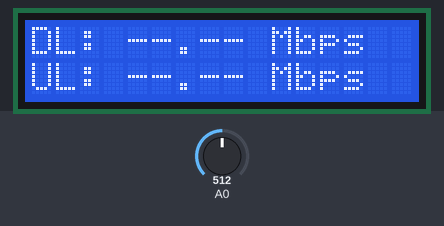
Recording of a sketch running on a simulated Arduino Uno, built with avr-gcc and run on an emulated ATmega328P. Parts: 16×2 character LCD. Inputs (shaded band) come from the test bench; at power-on: A0 = 512.

Above: at 5.0 s.
5.1 s: A0 set to 440
At 5.7 s:
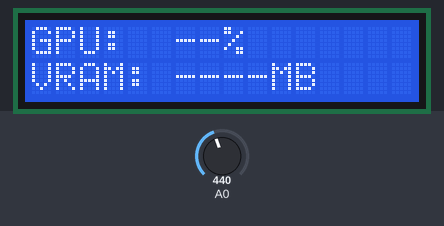
6.7 s: A0 set to 240
At 7.2 s:
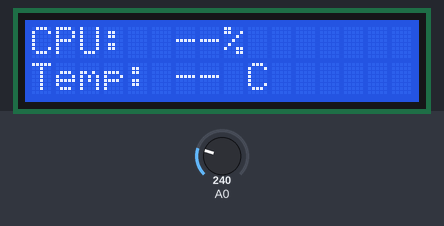
8.3 s: A0 set to 40
At 9.7 s:
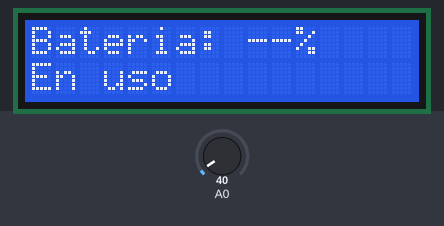
10.0 s: A0 set to 660
At 11.3 s:
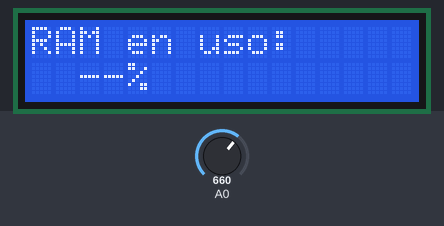
11.6 s: A0 set to 640
At 12.9 s:
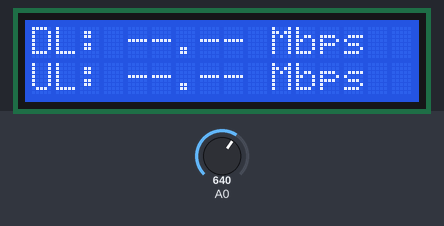
13.2 s: A0 set to 716
At 14.6 s:
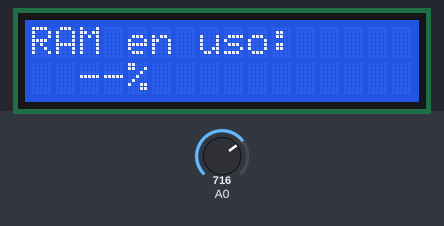
Timing chart, 0 to 15.8 s (numbered marks = the images above; inputs shaded):
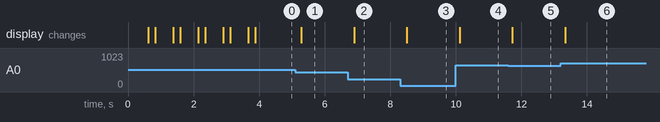

Measured:
- after the input at 5.1 s, the display: changes after 0.19 s (image 1)
- after the input at 6.7 s, the display: changes after 0.19 s (image 2)
- after the input at 8.3 s, the display: changes after 0.20 s (image 3)
- after the input at 10.0 s, the display: changes after 0.11 s (image 4)
- after the input at 11.6 s, the display: changes after 0.12 s (image 5)
- after the input at 13.2 s, the display: changes after 0.13 s (image 6)

The sketch:

monitor_display.ino
```cpp
/*
 * ============================================================
 *  monitor_display.ino
 *  Arduino Uno + LCD Keypad Shield (16x2)
 *  Desarrollado por : JULIO PACHECO
 * ============================================================
 *  Protocolo Serial  : 115200 baud
 *  Trama esperada    : <Hora|Fecha|CPU%|CPUTemp|GPU%|VRAM_MB|Bat%|BatEst|NetDL|NetUL|RAM%>
 *  Ejemplo           : <08:30:45|19/03/2026|23|41|55|4096|98|1|5.2|1.1|61>
 *
 *  Estados / Botones :
 *    IDLE    – reloj + fecha (sin pulsar)
 *    UP      – CPU uso + temperatura
 *    DOWN    – GPU uso + VRAM usada (MB)
 *    RIGHT   – Batería % + estado
 *    LEFT    – Red DL / UL en Mbps
 *    SELECT  – RAM uso %
 * ============================================================
 *  REGLAS DE ESTILO:
 *   · Nunca se usa la clase String de Arduino (fragmentación SRAM)
 *   · Sólo char[], strncpy, strtok, snprintf
 *   · El display sólo se refresca si los datos cambian o hay
 *     cambio de estado → elimina el parpadeo (flickering)
 * ============================================================
 */

#include <LiquidCrystal.h>

// ── Pines LCD Keypad Shield ──────────────────────────────────────────────────
LiquidCrystal lcd(8, 9, 4, 5, 6, 7);

// ── Definición de botones ADC (divisor de voltaje) ───────────────────────────
#define btnRIGHT   0
#define btnUP      1
#define btnDOWN    2
#define btnLEFT    3
#define btnSELECT  4
#define btnNONE    5

// ── Máquina de estados ───────────────────────────────────────────────────────
enum Estado {
    IDLE,
    VISTA_CPU,
    VISTA_GPU,
    VISTA_BAT,
    VISTA_RED,
    VISTA_RAM
};

static Estado estadoActual = IDLE;

// ── Debounce de botones ──────────────────────────────────────────────────────
static const unsigned long DEBOUNCE_MS  = 200UL;
static unsigned long ultimoBoton_ms     = 0UL;
static int  ultimoBotonLeido            = btnNONE;

// ── Buffer Serial ────────────────────────────────────────────────────────────
static const uint8_t BUF_SIZE = 96;
static char rxBuf[BUF_SIZE];
static uint8_t rxIdx = 0;

// ── Campos parseados de la trama ─────────────────────────────────────────────
static char fHora    [9];    // "HH:MM:SS"
static char fFecha   [11];   // "DD/MM/YYYY"
static char fCpuPct  [5];    // "0"-"100"
static char fCpuTemp [5];    // Temperatura CPU en Celsius
static char fGpuPct  [5];    // Uso GPU %
static char fGpuVRAM [8];    // VRAM usada en MB, ej. "4096"
static char fBatPct  [5];
static char fBatEst  [3];    // "1"=cargando, "0"=descarga
static char fNetDL   [8];    // Mbps con decimal, ej "5.23"
static char fNetUL   [8];
static char fRamPct  [5];

// ── Caché del último contenido que se escribió al LCD ────────────────────────
static char lcdCache[2][17];          // 2 filas × 16 chars + '\0'
static Estado ultimoEstado = (Estado)0xFF;   // fuerza primer refresco

// ── Prototipos ────────────────────────────────────────────────────────────────
static int   leerBotones();
static void  procesarSerial();
static bool  parseTrama(char* raw);
static void  actualizarDisplay();
static void  escribirFila(uint8_t fila, const char* texto);
static void  padLinea(char* dest, const char* src, uint8_t ancho);

// =============================================================================
//  SETUP
// =============================================================================
void setup() {
    Serial.begin(115200);
    lcd.begin(16, 2);

    // ── Créditos del creador ──────────────────────────────────────────────────
    for (int i = 0; i < 5; i++) {
        lcd.setCursor(0, 0);
        lcd.print(F("Developed By :  "));
        lcd.setCursor(0, 1);
        lcd.print(F(" JULIO PACHECO  "));
        delay(555);
        lcd.clear();
        delay(200);
    }

    // ── Pantalla de espera ────────────────────────────────────────────────────
    lcd.setCursor(0, 0);
    lcd.print(F("HW Monitor v2.0 "));
    lcd.setCursor(0, 1);
    lcd.print(F("Esperando PC... "));

    // Inicializar caché como espacios en blanco
    memset(lcdCache, ' ', sizeof(lcdCache));
    for (uint8_t r = 0; r < 2; r++) lcdCache[r][16] = '\0';

    // Inicializar campos con guiones
    strncpy(fHora,    "--:--:--",   sizeof(fHora)    - 1);
    strncpy(fFecha,   "--/--/----", sizeof(fFecha)   - 1);
    strncpy(fCpuPct,  "--",        sizeof(fCpuPct)  - 1);
    strncpy(fCpuTemp, "--",        sizeof(fCpuTemp) - 1);
    strncpy(fGpuPct,  "--",        sizeof(fGpuPct)  - 1);
    strncpy(fGpuVRAM, "----",      sizeof(fGpuVRAM) - 1);
    strncpy(fBatPct,  "--",        sizeof(fBatPct)  - 1);
    strncpy(fBatEst,  "-",         sizeof(fBatEst)  - 1);
    strncpy(fNetDL,   "--.--",     sizeof(fNetDL)   - 1);
    strncpy(fNetUL,   "--.--",     sizeof(fNetUL)   - 1);
    strncpy(fRamPct,  "--",        sizeof(fRamPct)  - 1);
}

// =============================================================================
//  LOOP PRINCIPAL — completamente no bloqueante
// =============================================================================
void loop() {
    procesarSerial();    // 1) Leer trama entrante sin bloquear

    // 2) Leer botón con debounce
    unsigned long ahora = millis();
    int boton = leerBotones();

    if (boton != btnNONE && (ahora - ultimoBoton_ms) > DEBOUNCE_MS) {
        ultimoBoton_ms   = ahora;
        ultimoBotonLeido = boton;

        switch (boton) {
            case btnUP:     estadoActual = VISTA_CPU; break;
            case btnDOWN:   estadoActual = VISTA_GPU; break;
            case btnRIGHT:  estadoActual = VISTA_BAT; break;
            case btnLEFT:   estadoActual = VISTA_RED; break;
            case btnSELECT: estadoActual = VISTA_RAM; break;
            default:        estadoActual = IDLE;       break;
        }
    }

    // 3) Actualizar display (sólo si algo cambió)
    actualizarDisplay();
}

// =============================================================================
//  LECTURA DE BOTONES ANALÓGICOS
// =============================================================================
static int leerBotones() {
    int adc = analogRead(0);
    if (adc > 1000) return btnNONE;
    if (adc <  50)  return btnRIGHT;
    if (adc < 250)  return btnUP;
    if (adc < 450)  return btnDOWN;
    if (adc < 650)  return btnLEFT;
    if (adc < 850)  return btnSELECT;
    return btnNONE;
}

// =============================================================================
//  LECTURA SERIAL NO BLOQUEANTE
//  Espera trama con delimitadores '<' y '>'
// =============================================================================
static void procesarSerial() {
    static bool enTrama = false;

    while (Serial.available() > 0) {
        char c = (char)Serial.read();

        if (c == '<') {
            rxIdx   = 0;
            enTrama = true;
            continue;
        }

        if (c == '>') {
            if (enTrama && rxIdx > 0) {
                rxBuf[rxIdx] = '\0';
                parseTrama(rxBuf);
            }
            rxIdx   = 0;
            enTrama = false;
            continue;
        }

        if (enTrama && rxIdx < BUF_SIZE - 1) {
            rxBuf[rxIdx++] = c;
        }
    }
}

// =============================================================================
//  PARSER DE TRAMA
//  Formato: Hora|Fecha|CPU%|CPUTemp|GPU%|VRAM_MB|Bat%|BatEst|NetDL|NetUL|RAM%
// =============================================================================
static bool parseTrama(char* raw) {
    static const uint8_t N_CAMPOS = 11;
    char* campos[N_CAMPOS];
    uint8_t i = 0;

    char* tok = strtok(raw, "|");
    while (tok != nullptr && i < N_CAMPOS) {
        campos[i++] = tok;
        tok = strtok(nullptr, "|");
    }

    if (i < N_CAMPOS) return false;    // trama incompleta

    strncpy(fHora,    campos[0],  sizeof(fHora)    - 1);
    strncpy(fFecha,   campos[1],  sizeof(fFecha)   - 1);
    strncpy(fCpuPct,  campos[2],  sizeof(fCpuPct)  - 1);
    strncpy(fCpuTemp, campos[3],  sizeof(fCpuTemp) - 1);
    strncpy(fGpuPct,  campos[4],  sizeof(fGpuPct)  - 1);
    strncpy(fGpuVRAM, campos[5],  sizeof(fGpuVRAM) - 1);
    strncpy(fBatPct,  campos[6],  sizeof(fBatPct)  - 1);
    strncpy(fBatEst,  campos[7],  sizeof(fBatEst)  - 1);
    strncpy(fNetDL,   campos[8],  sizeof(fNetDL)   - 1);
    strncpy(fNetUL,   campos[9],  sizeof(fNetUL)   - 1);
    strncpy(fRamPct,  campos[10], sizeof(fRamPct)  - 1);

    // Nulificadores de seguridad
    fHora[8]='\0'; fFecha[10]='\0'; fCpuPct[4]='\0'; fCpuTemp[4]='\0';
    fGpuPct[4]='\0'; fGpuVRAM[7]='\0'; fBatPct[4]='\0'; fBatEst[2]='\0';
    fNetDL[7]='\0'; fNetUL[7]='\0'; fRamPct[4]='\0';

    return true;
}

// =============================================================================
//  ACTUALIZACIÓN DEL DISPLAY
//  Solo escribe en LCD si el contenido o el estado cambiaron → sin parpadeo
// =============================================================================
static void actualizarDisplay() {
    char linea0[17];
    char linea1[17];
    char tmp0[17];
    char tmp1[17];

    switch (estadoActual) {

        // ── IDLE: Hora + Fecha ────────────────────────────────────────────────
        case IDLE:
            snprintf(tmp0, sizeof(tmp0), "Hora: %s", fHora);
            snprintf(tmp1, sizeof(tmp1), "Fecha:%s", fFecha);
            break;

        // ── CPU: Uso + Temperatura ────────────────────────────────────────────
        case VISTA_CPU:
            snprintf(tmp0, sizeof(tmp0), "CPU:  %s%%", fCpuPct);
            snprintf(tmp1, sizeof(tmp1), "Temp: %s C ", fCpuTemp);
            break;

        // ── GPU: Uso % + VRAM usada (MB) ─────────────────────────────────────
        case VISTA_GPU:
            snprintf(tmp0, sizeof(tmp0), "GPU:  %s%%", fGpuPct);
            snprintf(tmp1, sizeof(tmp1), "VRAM: %sMB", fGpuVRAM);
            break;

        // ── Batería: Porcentaje + Estado ──────────────────────────────────────
        case VISTA_BAT: {
            snprintf(tmp0, sizeof(tmp0), "Bateria: %s%%", fBatPct);
            const char* estStr = (fBatEst[0] == '1') ? "Cargando" : "En uso  ";
            snprintf(tmp1, sizeof(tmp1), "%s", estStr);
            break;
        }

        // ── Red: Download / Upload ────────────────────────────────────────────
        case VISTA_RED:
            snprintf(tmp0, sizeof(tmp0), "DL: %s Mbps", fNetDL);
            snprintf(tmp1, sizeof(tmp1), "UL: %s Mbps", fNetUL);
            break;

        // ── RAM: Uso % ────────────────────────────────────────────────────────
        case VISTA_RAM:
            snprintf(tmp0, sizeof(tmp0), "RAM en uso:");
            snprintf(tmp1, sizeof(tmp1), "  %s%%", fRamPct);
            break;

        default:
            strncpy(tmp0, "                ", sizeof(tmp0));
            strncpy(tmp1, "                ", sizeof(tmp1));
            break;
    }

    // Rellenar con espacios hasta 16 chars
    padLinea(linea0, tmp0, 16);
    padLinea(linea1, tmp1, 16);

    // Sólo refrescar si cambió el estado o el contenido
    bool cambioEstado = (estadoActual != ultimoEstado);

    if (cambioEstado || strncmp(linea0, lcdCache[0], 16) != 0) {
        escribirFila(0, linea0);
        strncpy(lcdCache[0], linea0, 16);
    }
    if (cambioEstado || strncmp(linea1, lcdCache[1], 16) != 0) {
        escribirFila(1, linea1);
        strncpy(lcdCache[1], linea1, 16);
    }

    ultimoEstado = estadoActual;
}

// ── Escribe exactamente 16 caracteres en una fila sin lcd.clear() ─────────────
static void escribirFila(uint8_t fila, const char* texto) {
    lcd.setCursor(0, fila);
    lcd.print(texto);
}

// ── Rellena un buffer destino hasta 'ancho' chars con espacios ───────────────
static void padLinea(char* dest, const char* src, uint8_t ancho) {
    uint8_t len = (uint8_t)strlen(src);
    if (len > ancho) len = ancho;
    memcpy(dest, src, len);
    while (len < ancho) dest[len++] = ' ';
    dest[ancho] = '\0';
}
```
